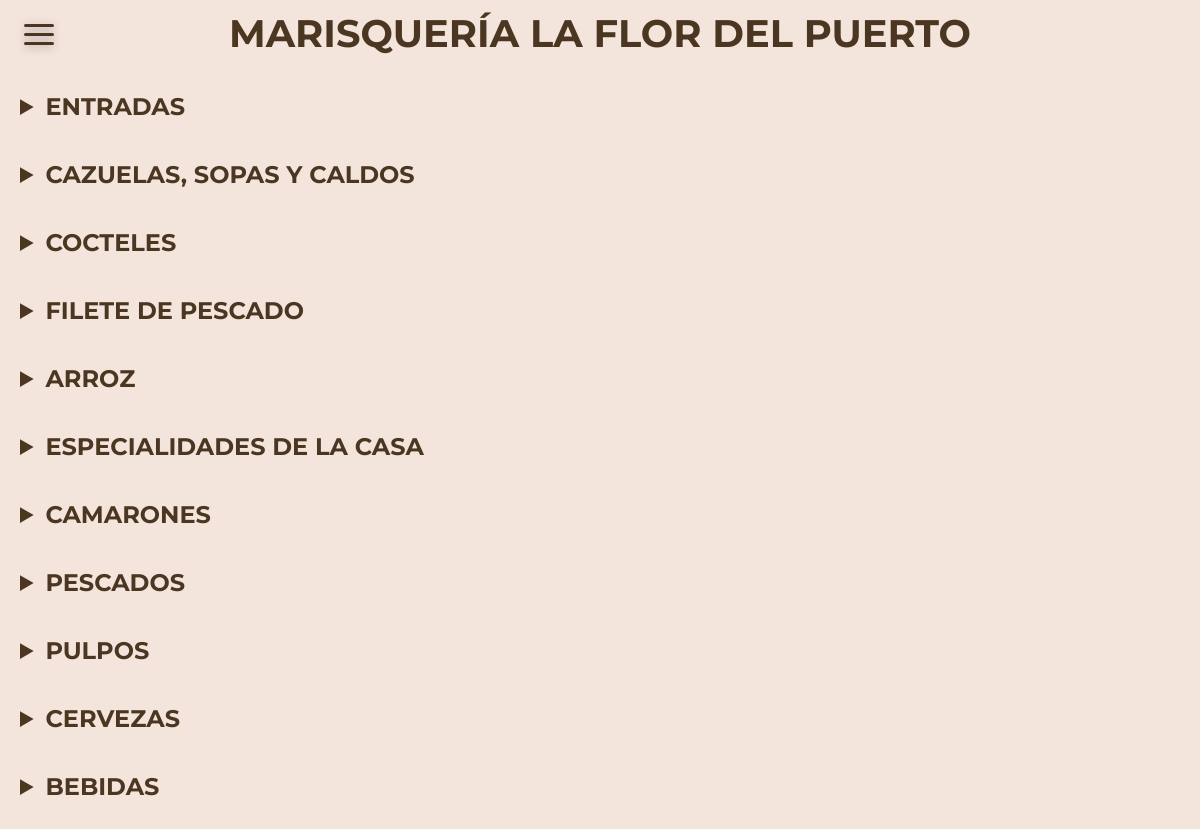
The app's page / (signed in) with its own data.
### models.py (models this page shows)
class Category(db.Model):
    id = db.Column(db.Integer, primary_key=True)
    name = db.Column(db.String(80), nullable=False)
    products = db.relationship('Product', backref='category', lazy=True)

### app.py (the view)
@app.route('/')
def index():
    rol = session.get('tipo_usuario')
    products = Product.query.all()
    categorias = Category.query.all()
    cat = defaultdict(list)
    for product in products:
        cat[product.category.name].append(product)
    pedidos = Pedidos.query.all()
    if rol == 'admin':
        return render_template('index.html', cat=cat, categoriaslist=categorias)
    elif rol == 'user':
        return render_template('index_user.html', cat=cat, categoriaslist=categorias)
    elif rol == 'cajero':
        usuarios = Users.query.all()
        return render_template('index_cajero.html', cat=cat, categoriaslist=categorias, pedidos=pedidos, usuarios=usuarios)
    else:
        return redirect(url_for('login'))

### templates/index_user.html (shortened to what this page needs)
{% extends 'base.html' %}
{% block content %}
<div class="categorias">
    {% for categoria, productos in cat.items() %}
    <details onclick="toggleCategoria('{{ categoria|replace(' ', '_') }}')" style="cursor:pointer;">
        <summary>{{ categoria }}</summary>
    </details>
    {% endfor %}
</div>
{% endblock %}

### static/css/base.css (style rules this page uses)
* { margin: 0; padding: 0; box-sizing: border-box; }
html { scroll-behavior: smooth; }
body { --bg-color: #4b3621; --text-color: #fff; background-color: #f3e5dc; font-family: 'Montserrat', sans-serif; color: #4b3621; display: block; }
.categorias { width: 100%; padding: 0 20px; }
details > summary { text-transform: uppercase; font-size: clamp(0.8rem, 5vw, 1.5rem); font-weight: bold; line-height: 32px; padding-top: 24px; padding-bottom: 12px; }
@media (min-width: 960px) { details { width: 100%; } }

### records on screen
Category: name "ENTRADAS"
Category: name "CAZUELAS, SOPAS Y CALDOS"
Category: name "COCTELES"
Category: name "FILETE DE PESCADO"
Category: name "ARROZ"
Category: name "ESPECIALIDADES DE LA CASA"
Category: name "CAMARONES"
Category: name "PESCADOS"
Category: name "PULPOS"
Category: name "CERVEZAS"
Category: name "BEBIDAS"
